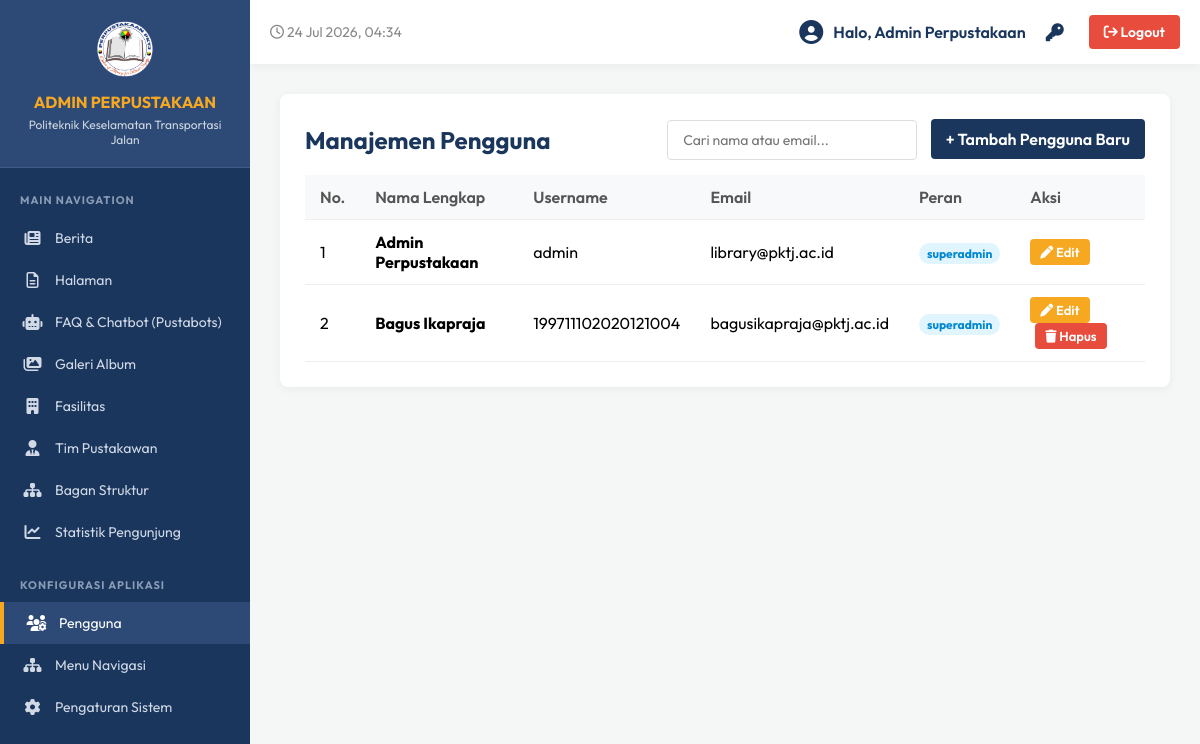
Page /admin/users (signed in) on the committed database.
### tables this page shows
CREATE TABLE `users` (
  `id` int(6) unsigned NOT NULL AUTO_INCREMENT,
  `username` varchar(50) NOT NULL,
  `password` varchar(255) NOT NULL,
  `name` varchar(100) NOT NULL,
  `email` varchar(100) DEFAULT NULL,
  `role` varchar(20) DEFAULT 'admin',
  `created_at` timestamp NOT NULL DEFAULT current_timestamp(),
  PRIMARY KEY (`id`),
  UNIQUE KEY `username` (`username`)
);

### admin/users.php (the view, shortened to what this page needs)
<?php
require_once '../db.php';
require_once 'includes/header.php';
$sql = "SELECT id, username, name, email, role, created_at FROM users ORDER BY created_at ASC";
$result = $conn->query($sql);
?>
<div class="card">
    <div style="display: flex; justify-content: space-between; align-items: center; margin-bottom: 15px;">
        <h2 style="margin: 0;">Manajemen Pengguna</h2>
        <div>
            <input type="text" id="searchUser" class="form-control" placeholder="Cari nama atau email..." style="display: inline-block; width: 250px; margin-right: 10px; padding: 10px 15px;">
            <a href="create_user" class="btn">+ Tambah Pengguna Baru</a>
        </div>
    </div>
    <table id="userTable">
        <thead>
            <tr>
                <th>No.</th>
                <th>Nama Lengkap</th>
                <th>Username</th>
                <th>Email</th>
                <th>Peran</th>
                <th>Aksi</th>
            </tr>
        </thead>
        <tbody>
            <?php if ($result && $result->num_rows > 0): ?>
                <?php $no = 1; while($row = $result->fetch_assoc()): ?>
                <tr>
                    <td><?php echo $no++; ?></td>
                    <td><strong><?php echo htmlspecialchars($row['name']); ?></strong></td>
                    <td><?php echo htmlspecialchars($row['username']); ?></td>
                    <td><?php echo htmlspecialchars($row['email']); ?></td>
                    <td><span style="background: #e1f5fe; color: #0288d1; padding: 3px 8px; border-radius: 20px; font-size: 12px; font-weight: bold;"><?php echo htmlspecialchars($row['role']); ?></span></td>
                    <td>
                        <a href="edit_user?id=<?php echo $row['id']; ?>" class="btn" style="background: #f6a821; color: #fff; padding: 5px 10px; font-size: 13px; text-decoration: none; border-radius: 4px; display: inline-block;"><i class="fa-solid fa-pen"></i> Edit</a>
                        <?php if($row['id'] != 1 && $row['id'] != $_SESSION['admin_id']): ?>
                            <a href="delete_user?id=<?php echo $row['id']; ?>" class="btn btn-danger" style="padding: 5px 10px; font-size: 13px; display: inline-block; margin-left: 5px;" onclick="return confirm('Yakin ingin menghapus pengguna ini?');"><i class="fa-solid fa-trash"></i> Hapus</a>
                        <?php endif; ?>
                    </td>
                </tr>
                <?php endwhile; ?>
            <?php else: ?>
                <tr>
                    <td colspan="6" style="text-align:center; padding: 30px;">Belum ada pengguna tambahan.</td>
                </tr>
            <?php endif; ?>
        </tbody>
    </table>
</div>
<?php require_once 'includes/footer.php'; ?>

### admin/includes/header.php (style rules this page uses)
:root { --primary-bg: #1a365d; --secondary-bg: #2d4a77; --text-light: #f4f7f6; --text-dark: #333; --accent: #f6a821; }
body { font-family: 'Outfit', sans-serif; background-color: #f4f7f6; margin: 0; padding: 0; display: flex; height: 100vh; overflow: hidden; }
.card { background: white; border-radius: 8px; padding: 25px; box-shadow: 0 2px 10px rgba(0,0,0,0.05); margin-bottom: 25px; }
h2 { color: var(--primary-bg); margin-top: 0; margin-bottom: 20px; font-weight: 700; }
.btn { display: inline-block; padding: 10px 15px; background: var(--primary-bg); color: white; text-decoration: none; border-radius: 4px; font-weight: 600; border: none; cursor: pointer; font-family: 'Outfit', sans-serif; }
.btn-danger { background: #e74c3c; color: white; }
table { width: 100%; border-collapse: collapse; margin-top: 15px; }
table th, table td { padding: 12px 15px; text-align: left; border-bottom: 1px solid #eee; }
table th { background-color: #f8f9fa; color: #555; font-weight: 600; }
.form-control { width: 100%; padding: 10px 15px; border: 1px solid #ddd; border-radius: 4px; box-sizing: border-box; font-family: 'Outfit', sans-serif; font-size: 14px; }

### rows in the picture
users: name "Admin Perpustakaan", username "admin", email "library@pktj.ac.id", role "superadmin"
users: name "Bagus Ikapraja", username "199711102020121004", email "bagusikapraja@pktj.ac.id", role "superadmin"

### other values in the picture
$admin_name "Admin Perpustakaan"
